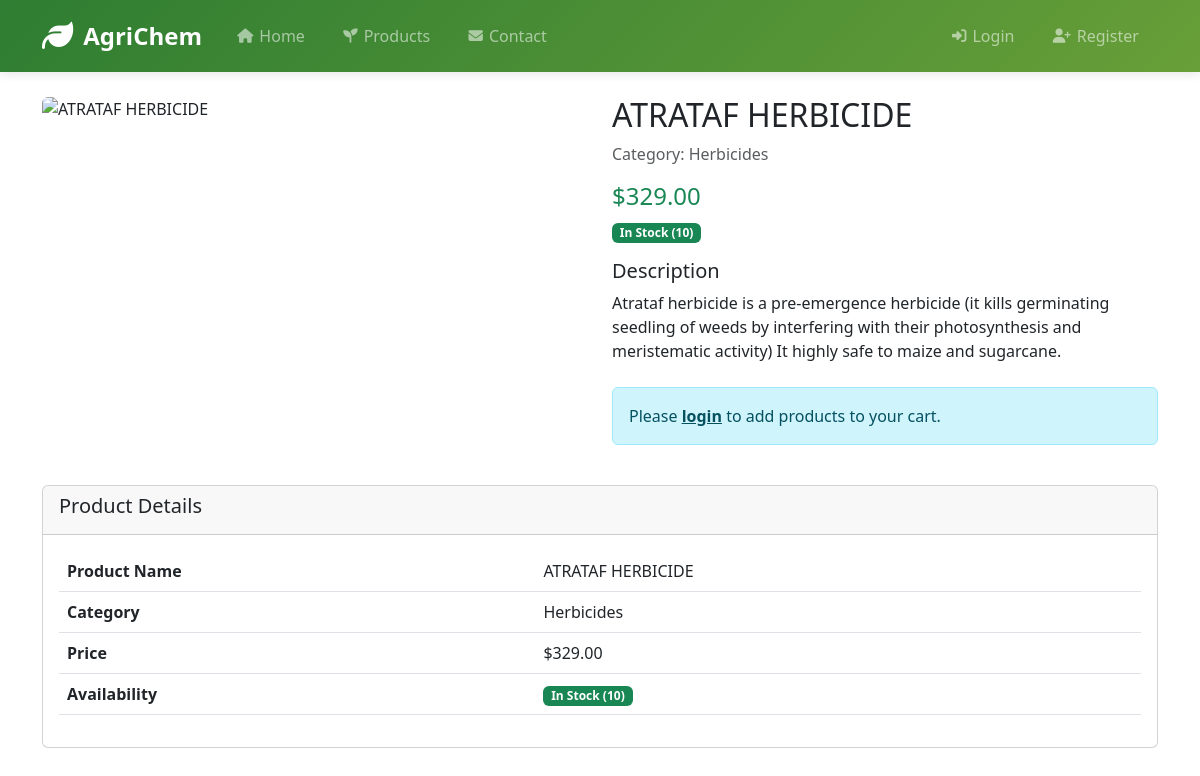
The app's page /product_detail.php?id=2 with its own data.
### tables this page shows
CREATE TABLE `products` (
  `product_id` int(11) NOT NULL,
  `category_id` int(11) NOT NULL,
  `name` varchar(100) NOT NULL,
  `description` text DEFAULT NULL,
  `price` decimal(10,2) NOT NULL,
  `quantity` int(11) NOT NULL,
  `image` varchar(255) DEFAULT NULL,
  `created_at` timestamp NOT NULL DEFAULT current_timestamp()
);

CREATE TABLE `categories` (
  `category_id` int(11) NOT NULL,
  `name` varchar(100) NOT NULL,
  `description` text DEFAULT NULL,
  `created_at` timestamp NOT NULL DEFAULT current_timestamp()
);

### includes/functions.php (called while the page is built, shortened)
<?php
function isLoggedIn() {
    return isset($_SESSION['user_id']);
}
function getProductById($product_id) {
    global $db;
    $stmt = $db->prepare("SELECT * FROM products WHERE product_id = ?");
    $stmt->execute([$product_id]);
    return $stmt->fetch(PDO::FETCH_ASSOC);
}

### product_detail.php (the view, shortened to what this page needs)
<?php
require_once 'includes/config.php';
require_once 'includes/header.php';
$product_id = intval($_GET['id']);
$product = getProductById($product_id);
$category = $db->query("SELECT name FROM categories WHERE category_id = {$product['category_id']}")->fetchColumn();
?>
<div class="row mb-4">
    <div class="col-md-6">
        <?php if ($product['image']): ?>
            <?php
            $image_path = '/assets/images/products/' . htmlspecialchars($product['image']);
            $default_image = '/assets/images/products/default_product.jpg';
            ?>
            <img src="<?php echo $image_path; ?>"
                 class="img-fluid rounded"
                 alt="<?php echo htmlspecialchars($product['name']); ?>"
                 onerror="this.onerror=null;this.src='<?php echo $default_image; ?>';">
        <?php endif; ?>
    </div>
    <div class="col-md-6">
        <h2><?php echo htmlspecialchars($product['name']); ?></h2>
        <p class="text-muted">Category: <?php echo htmlspecialchars($category); ?></p>
        <h4 class="text-success">$<?php echo number_format($product['price'], 2); ?></h4>
        <p>
            <?php if ($product['quantity'] > 0): ?>
                <span class="badge bg-success">In Stock (<?php echo $product['quantity']; ?>)</span>
            <?php else: ?>
                <span class="badge bg-danger">Out of Stock</span>
            <?php endif; ?>
        </p>
        <div class="product-description mb-4">
            <h5>Description</h5>
            <p><?php echo nl2br(htmlspecialchars($product['description'])); ?></p>
        </div>
        <?php if (isLoggedIn() && $product['quantity'] > 0): ?>
            <form action="add_to_cart.php" method="post" class="mt-4">
                <input type="hidden" name="product_id" value="<?php echo $product['product_id']; ?>">
                <div class="row g-3 align-items-center">
                    <div class="col-auto">
                        <label for="quantity" class="col-form-label">Quantity</label>
                    </div>
                    <div class="col-auto">
                        <input type="number" class="form-control" id="quantity" name="quantity"
                               value="1" min="1" max="<?php echo $product['quantity']; ?>" style="width: 80px;">
                    </div>
                    <div class="col-auto">
                        <button type="submit" class="btn btn-success">
                            <i class="fas fa-cart-plus"></i> Add to Cart
                        </button>
                    </div>
                </div>
            </form>
        <?php elseif (!isLoggedIn()): ?>
            <div class="alert alert-info mt-4">
                Please <a href="login.php" class="alert-link">login</a> to add products to your cart.
            </div>
        <?php else: ?>
            <div class="alert alert-warning mt-4">
                This product is currently out of stock.
            </div>
        <?php endif; ?>
    </div>
</div>
<div class="row">
    <div class="col-md-12">
        <div class="card">
            <div class="card-header">
                <h5>Product Details</h5>
            </div>
            <div class="card-body">
                <table class="table">
                    <tr>
                        <th>Product Name</th>
                        <td><?php echo htmlspecialchars($product['name']); ?></td>
                    </tr>
                    <tr>
                        <th>Category</th>
                        <td><?php echo htmlspecialchars($category); ?></td>
                    </tr>
                    <tr>
                        <th>Price</th>
                        <td>$<?php echo number_format($product['price'], 2); ?></td>
                    </tr>
                    <tr>
                        <th>Availability</th>
                        <td>
                            <?php if ($product['quantity'] > 0): ?>
                                <span class="badge bg-success">In Stock (<?php echo $product['quantity']; ?>)</span>
                            <?php else: ?>
                                <span class="badge bg-danger">Out of Stock</span>
                            <?php endif; ?>
                        </td>
                    </tr>
                </table>
            </div>
        </div>
    </div>
</div>

### includes/header.php (style rules this page uses)
:root { --agri-primary: #2e7d32; --agri-secondary: #689f38; --agri-light: #f1f8e9; }

### records on screen
products: name "ATRATAF HERBICIDE", category.name "Herbicides", price "329.00", quantity "10", description "Atrataf herbicide is a pre-emergence herbicide (it kills germinating seedling of weeds by interfering with their photosynthesis and meristematic activity) It highly safe to maize and sugarcane."
